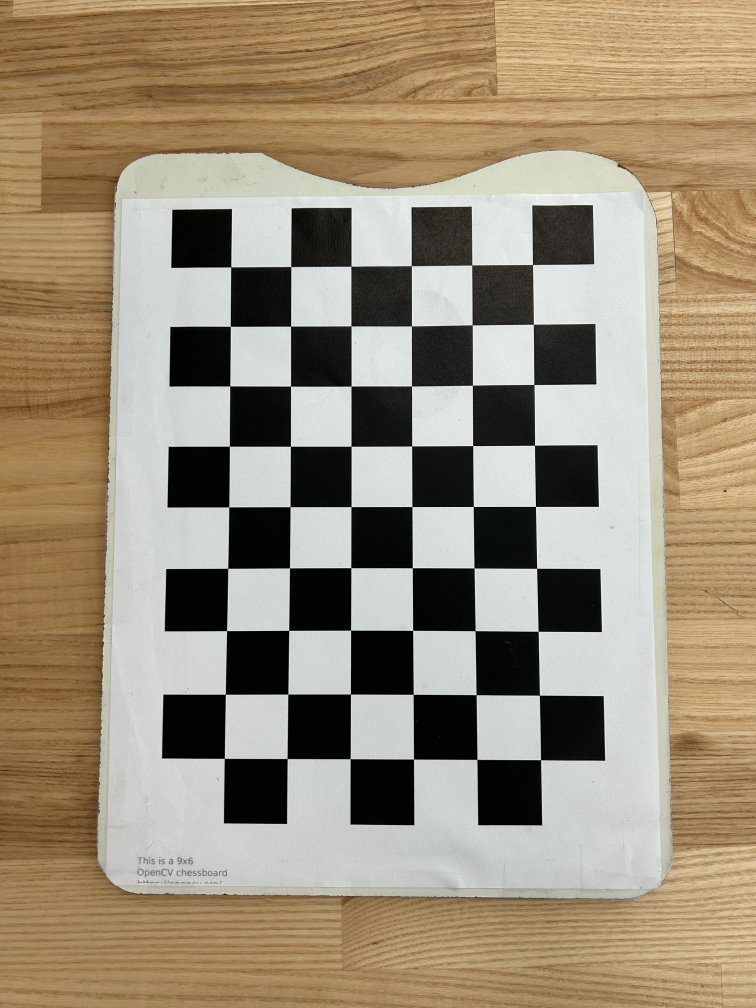
#> input picture chessboard_calibration_data/IMG_3547.jpeg, 3024 x 4032 px (shown at 1/4 size); its folder holds only this picture in this run
$ python chessboard_resize_images.py
#> lines starting #> are read from the running program, lines starting #| are printed output that depends on the picture
import os
import cv2
import numpy as np

# Parameters
folder_path = "chessboard_calibration_data"
n = 50  # width resize percentage
m = 50  # height resize percentage
chessboard_size = (9, 6)  # size of your chessboard pattern (number of inner corners)

# Initialize lists to store object points and image points
# 3D points in real world space
objpoints = []
# 2D points in image plane
imgpoints = []

# Prepare object points (0, 0, 0), (1, 0, 0), (2, 0, 0), ..., (8, 5, 0)
objp = np.zeros((chessboard_size[1] * chessboard_size[0], 3), np.float32)
objp[:, :2] = np.mgrid[0:chessboard_size[0], 0:chessboard_size[1]].T.reshape(-1, 2)

# Read images from folder
for filename in os.listdir(folder_path):
    print(filename)
    if filename.endswith(".jpeg"):
        img_path = os.path.join(folder_path, filename)
        img = cv2.imread(img_path)
#> img is the input picture: shape (4032, 3024, 3); mean B, G, R 120.5, 141.8, 155.5

        # Resize image
        width = int(img.shape[1] * n / 100)
        height = int(img.shape[0] * m / 100)
        dim = (width, height)
        resized_img = cv2.resize(img, dim)

        # Convert to grayscale
        gray = cv2.cvtColor(resized_img, cv2.COLOR_BGR2GRAY)
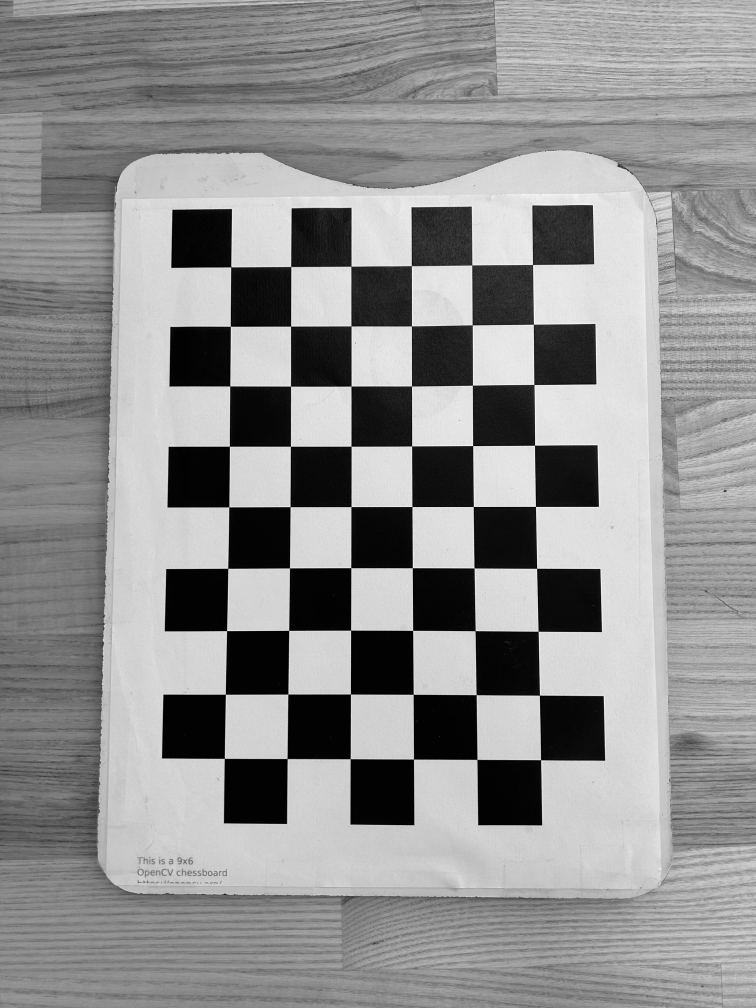
#> gray: shape (2016, 1512) (shown at 1/2 size); min 0, max 254, mean 143.7
        print(gray)
#> (printed output is left out)

        # Find chessboard corners
        ret, corners = cv2.findChessboardCorners(gray, chessboard_size, None)
#> ret = True; corners = 54 rows, first 8: [1065.4, 529.5], [1067.3, 648.8], [1068.4, 769.5], [1069.6, 890.7], [1071.5, 1013.4], [1073.8, 1136.8], [1076.6, 1262.9], [1079.4, 1390.7]

        # If found, add object points, image points
        if ret:
            objpoints.append(objp)
            imgpoints.append(corners)

            # Draw and display the corners
            cv2.drawChessboardCorners(resized_img, chessboard_size, corners, ret)
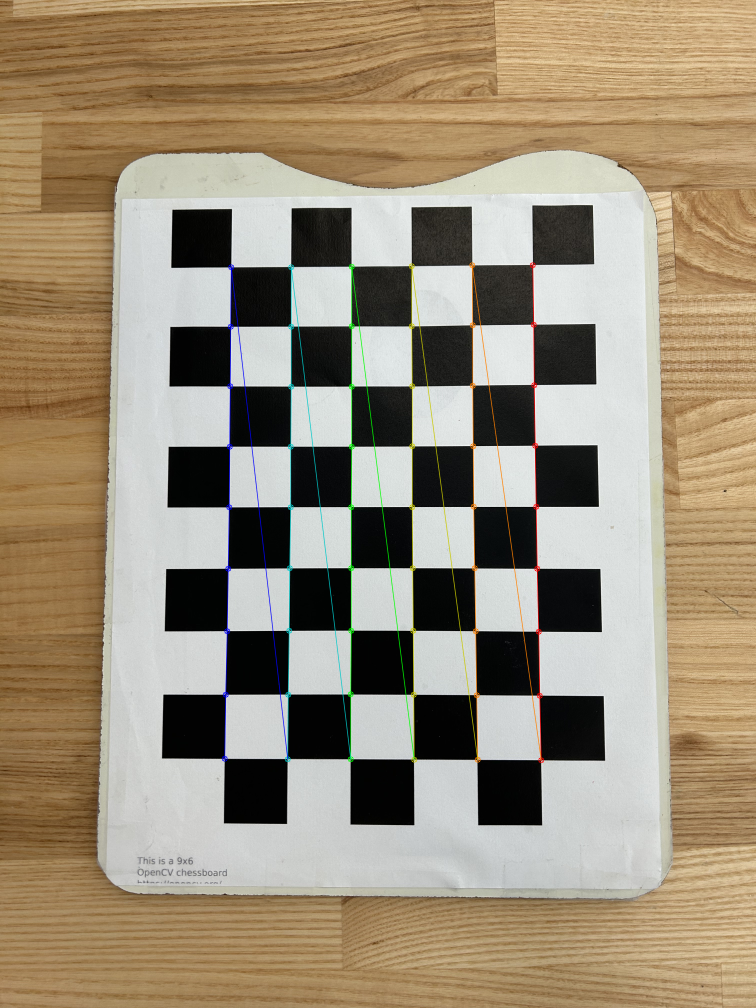
#> resized_img: shape (2016, 1512, 3) (shown at 1/2 size); mean B, G, R 120.4, 142.1, 155.6
            cv2.imshow("Chessboard", resized_img)
            cv2.waitKey(500)

cv2.destroyAllWindows()

$ run again, on chessboard_calibration_data/IMG_3554.jpeg
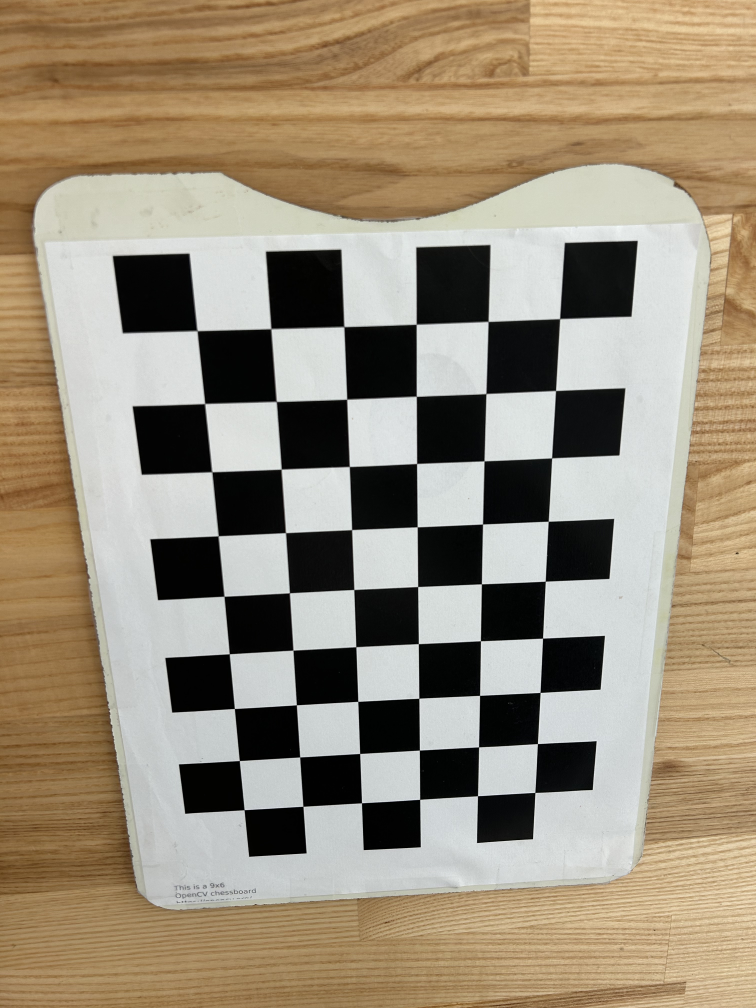
#> input picture chessboard_calibration_data/IMG_3554.jpeg, 3024 x 4032 px (shown at 1/4 size)
#> img is the input picture: shape (4032, 3024, 3); mean B, G, R 121.7, 142, 154.8
#> `gray = cv2.cvtColor(resized_img, cv2.COLOR_BGR2GRAY)`:
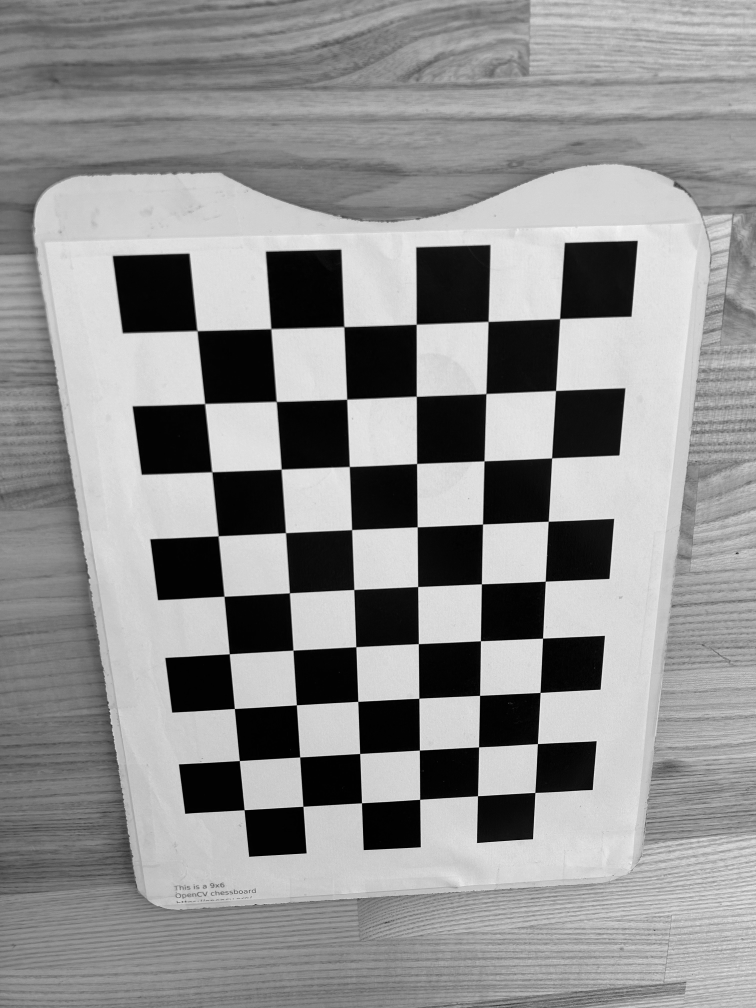
#> gray: shape (2016, 1512) (shown at 1/2 size); min 0, max 251, mean 143.6
#> (printed output is left out)
#> ret = True; corners = 54 rows, first 8: [1119.4, 638.3], [1111.5, 781.8], [1103.5, 916.5], [1096.8, 1042.8], [1090.8, 1162.9], [1085.7, 1276.5], [1080.5, 1385.5], [1075.4, 1487.7]
#> `cv2.drawChessboardCorners(resized_img, chessboard_size, corners, ret)`:
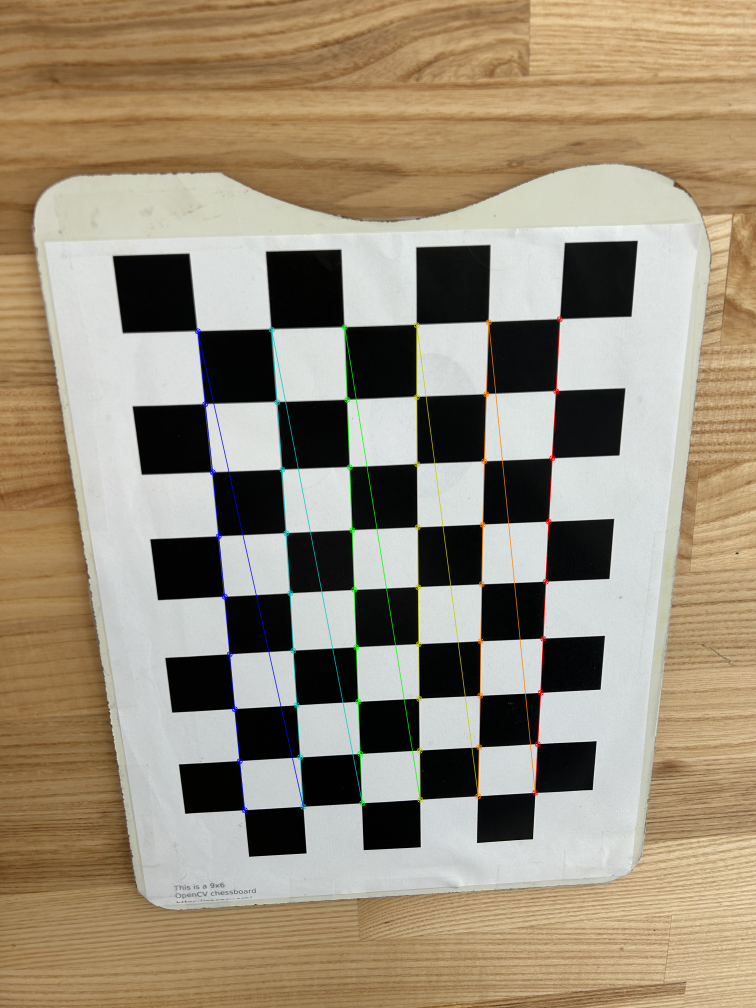
#> resized_img: shape (2016, 1512, 3) (shown at 1/2 size); mean B, G, R 121.6, 142.3, 154.9

$ run again, on chessboard_calibration_data/IMG_3555.jpeg
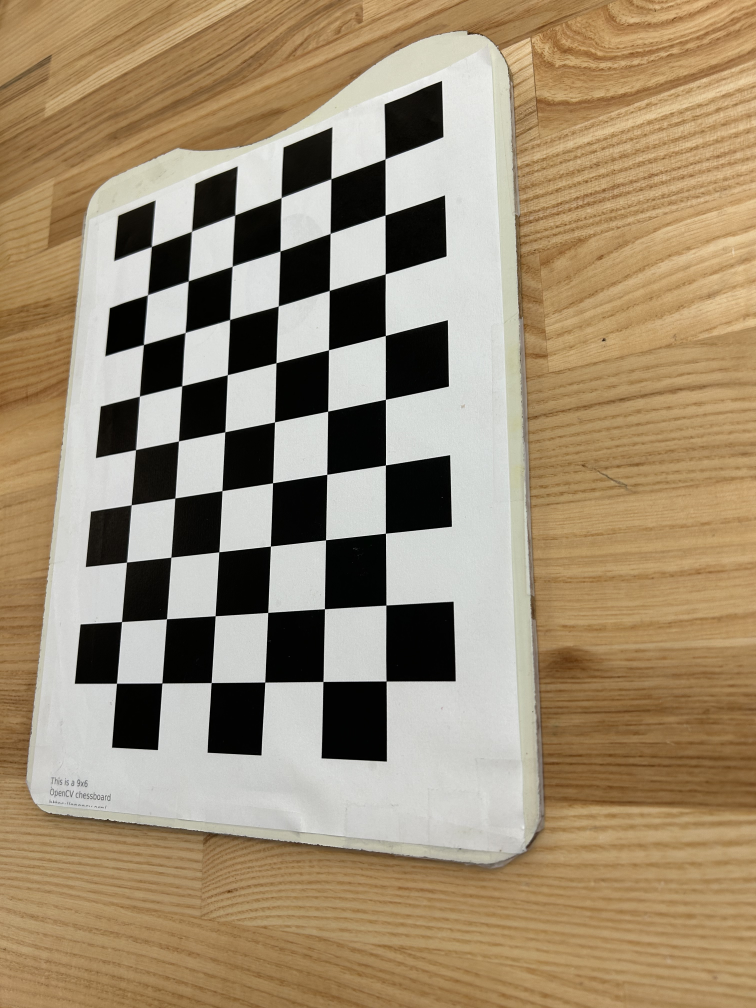
#> input picture chessboard_calibration_data/IMG_3555.jpeg, 3024 x 4032 px (shown at 1/4 size)
#> img is the input picture: shape (4032, 3024, 3); mean B, G, R 113.8, 140.7, 158.8
#> `gray = cv2.cvtColor(resized_img, cv2.COLOR_BGR2GRAY)`:
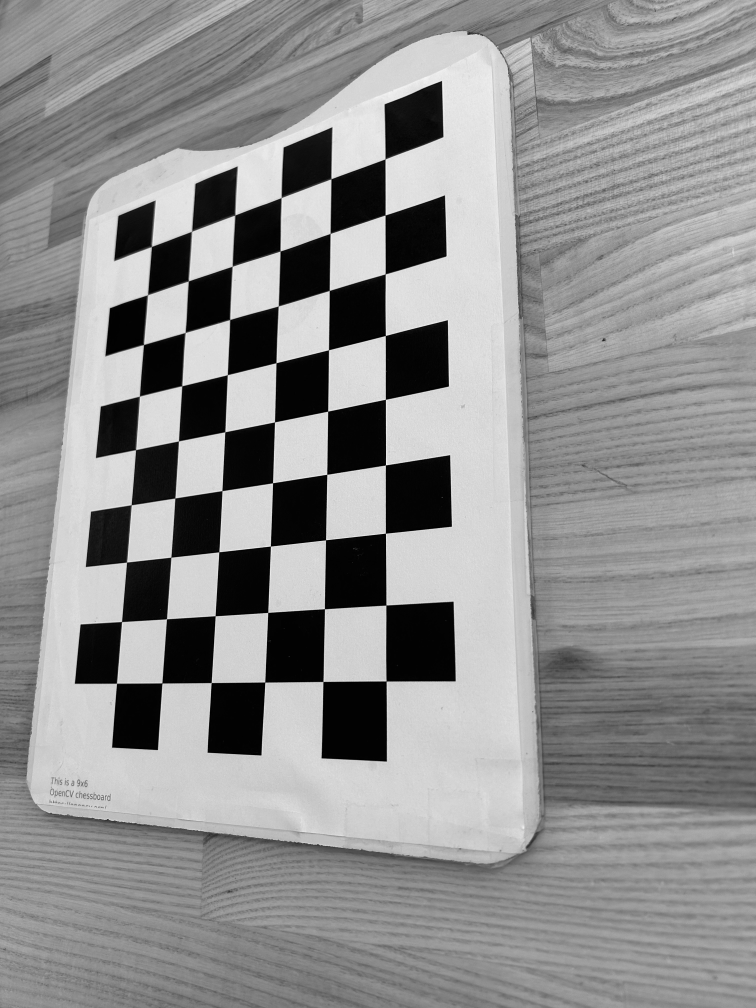
#> gray: shape (2016, 1512) (shown at 1/2 size); min 0, max 253, mean 143.2
#> (printed output is left out)
#> ret = True; corners = 54 rows, first 8: [770.5, 318.6], [770.6, 430.5], [770.7, 548.4], [771.2, 671.5], [771.3, 799.2], [771.5, 930.2], [771.4, 1066.9], [772.4, 1210.5]
#> `cv2.drawChessboardCorners(resized_img, chessboard_size, corners, ret)`:
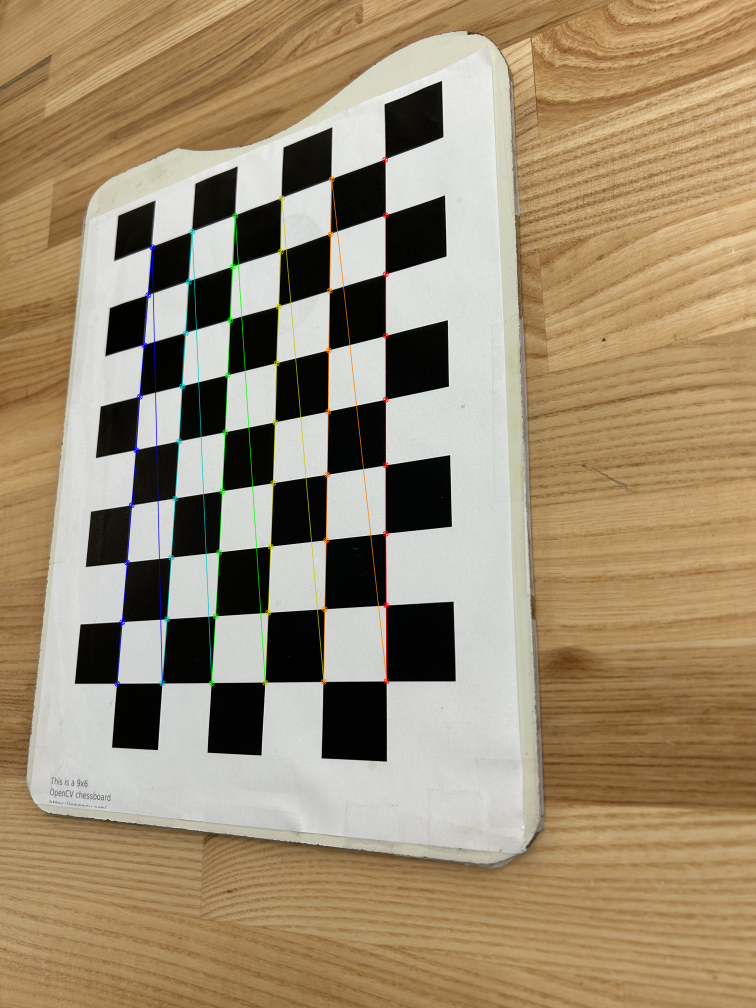
#> resized_img: shape (2016, 1512, 3) (shown at 1/2 size); mean B, G, R 113.7, 140.9, 158.9

$ run again, on chessboard_calibration_data/IMG_3556.jpeg
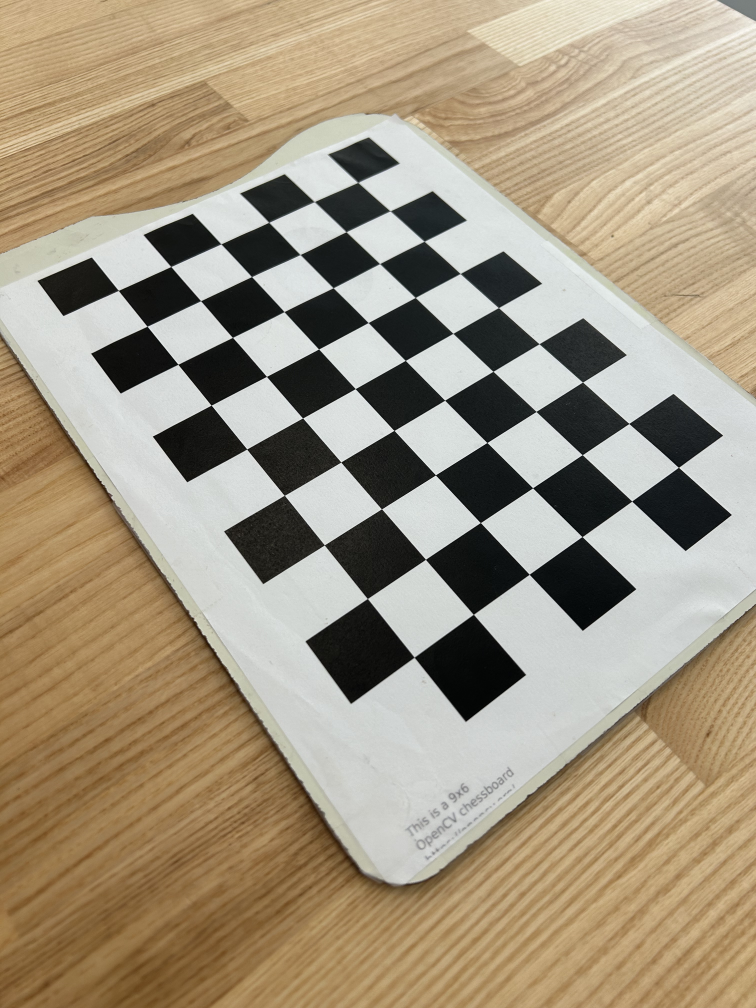
#> input picture chessboard_calibration_data/IMG_3556.jpeg, 3024 x 4032 px (shown at 1/4 size)
#> img is the input picture: shape (4032, 3024, 3); mean B, G, R 128.4, 150.2, 163.2
#> `gray = cv2.cvtColor(resized_img, cv2.COLOR_BGR2GRAY)`:
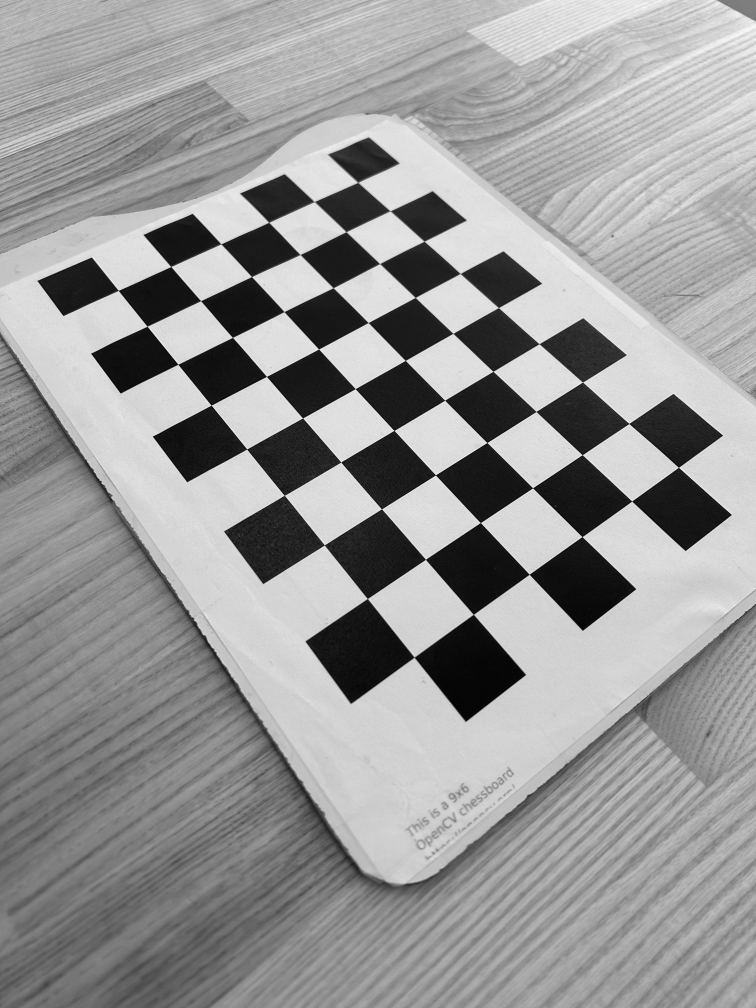
#> gray: shape (2016, 1512) (shown at 1/2 size); min 0, max 253, mean 151.8
#> (printed output is left out)
#> ret = True; corners = 54 rows, first 8: [716.8, 365.8], [780.4, 422.5], [848.4, 483.2], [920.8, 547.7], [997.4, 616], [1078.5, 688], [1165.5, 764.5], [1258.3, 847.5]
#> `cv2.drawChessboardCorners(resized_img, chessboard_size, corners, ret)`:
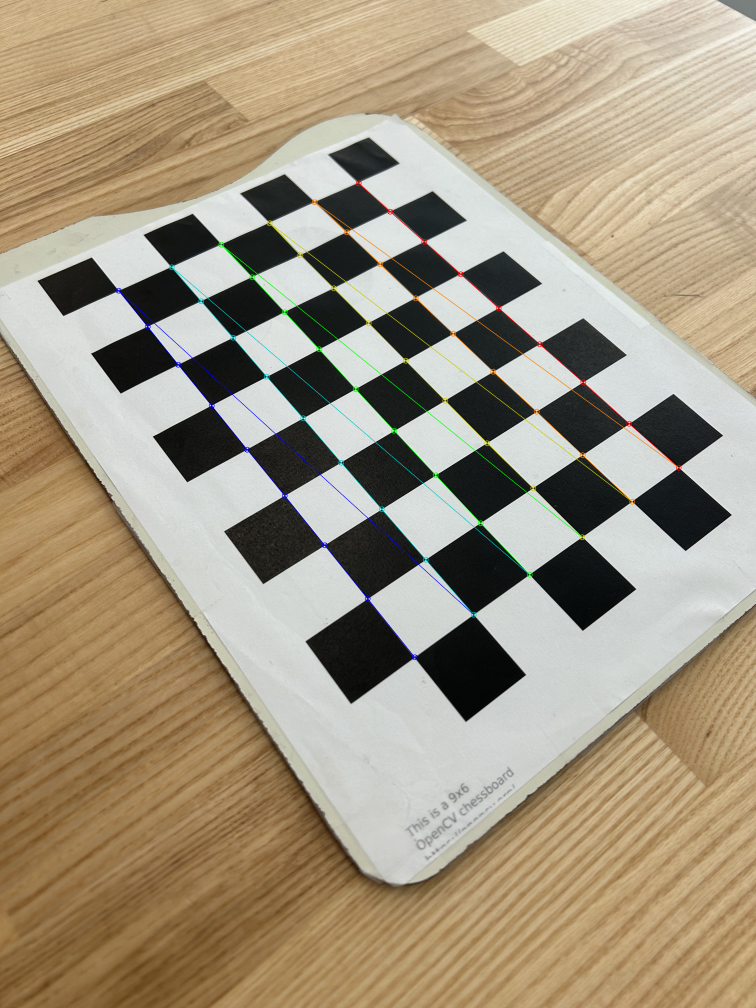
#> resized_img: shape (2016, 1512, 3) (shown at 1/2 size); mean B, G, R 128.3, 150.4, 163.3
